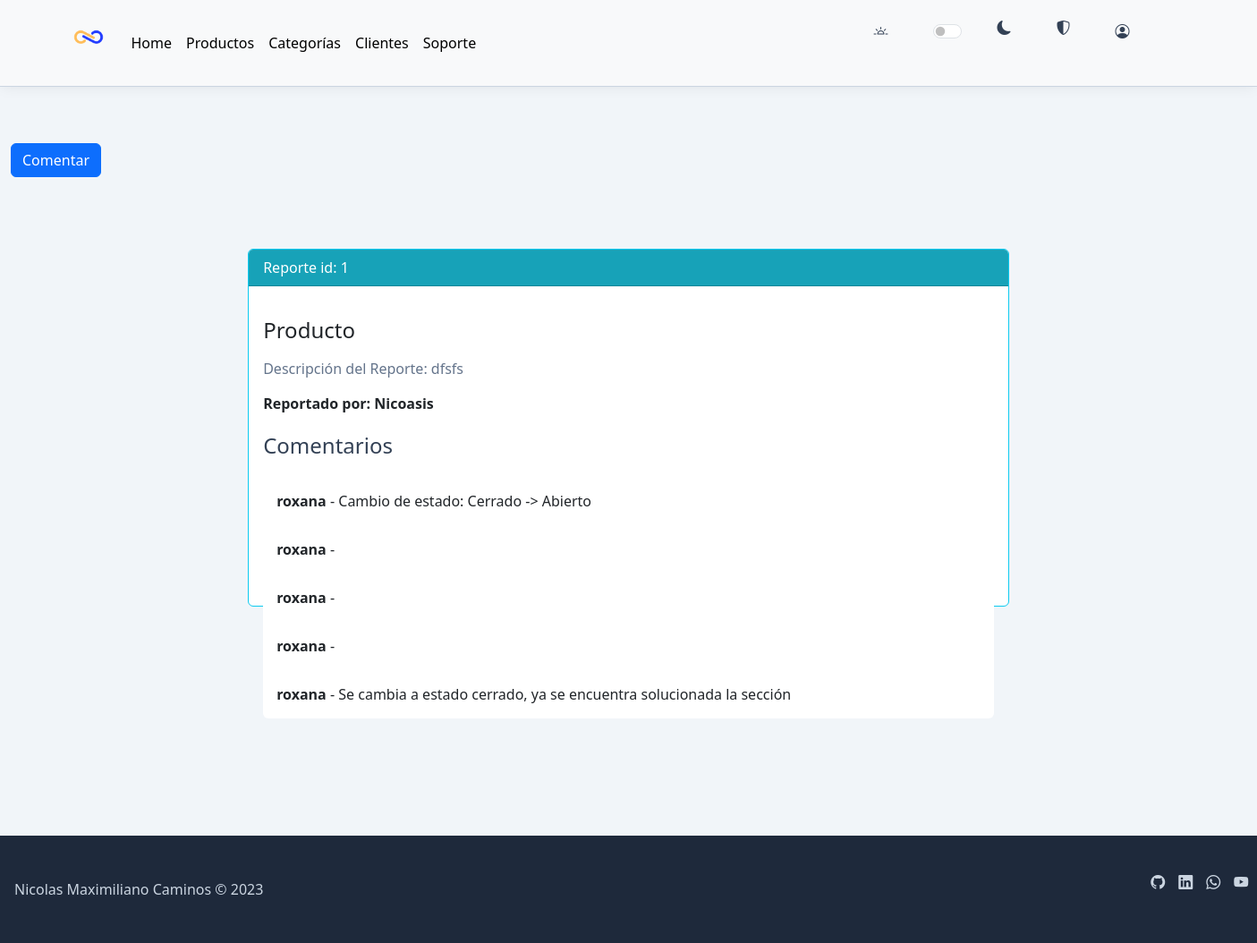
The page /trekking/1/ (signed in) on the database its author committed.
### AppInfinity/models.py (models this page shows, shortened)
class Trekking(models.Model):
    ESTADO_CHOICES = [
        ('Abierto', 'Abierto'),
        ('En Curso', 'En Curso'),
        ('Cerrado', 'Cerrado'),
    ]
    nombre = models.CharField(max_length=255)
    descripcion = models.TextField()
    fecha_inicio = models.DateField()
    duracion_dias = models.IntegerField(blank=True, null=True)
    dificultad = models.CharField(max_length=20, choices=[('Fácil', 'Fácil'), ('Intermedio', 'Intermedio'), ('Difícil', 'Difícil')], default='Fácil', null=True)
    requisitos = models.TextField(blank=True, null=True)
    usuario = models.ForeignKey(User, on_delete=models.CASCADE)
    estado = models.CharField(max_length=10, choices=ESTADO_CHOICES, default='abierto')
    fecha_cierre = models.DateField(blank=True, null=True)
    last_updated = models.DateTimeField(auto_now=True)

class Comments(models.Model):
    ESTADO_CHOICES = (
        ('Abierto', 'Abierto'),
        ('Cerrado', 'Cerrado'),
        ('En Curso', 'En Curso'),
    )
    usuario = models.ForeignKey(User, on_delete=models.CASCADE)
    trekking = models.ForeignKey(Trekking, on_delete=models.CASCADE, related_name="comments")
    content = models.TextField()
    fecha_creacion = models.DateTimeField(auto_now_add=True)
    imagen = models.ImageField(upload_to='comentario_imagenes/', blank=True, null=True)
    estado = models.CharField(max_length=50, choices=ESTADO_CHOICES, default='Abierto')
    last_updated = models.DateTimeField(auto_now=True)

### AppInfinity/views.py (the view, shortened to what this page needs)
# urls.py: path('trekking/<int:trekking_id>/', TrekkingDetailView.as_view(), name='trekking_detail'),
class TrekkingDetailView(View):
    template_name = 'trekking_detail.html'
    @method_decorator(login_required(login_url='login'))
    def dispatch(self, request, *args, **kwargs):
        return super().dispatch(request, *args, **kwargs)
    def get(self, request, trekking_id, *args, **kwargs):
        trekking = get_object_or_404(Trekking, id=trekking_id)
        form = CommentForm(trekking, initial={'trekking': trekking})
        comments = trekking.comments.all()
        return render(request, self.template_name, {'trekking': trekking, 'comments': comments, 'form': form})

### AppInfinity/forms.py (shortened to what this page needs)
class CommentForm(forms.ModelForm):
    class Meta:
        model = Comments
        fields = ['content', 'imagen', 'estado']
        widgets = {
            'content': forms.Textarea(attrs={'placeholder': 'Escribe tu comentario'}),
        }
    def __init__(self, trekking, *args, **kwargs):
        super().__init__(*args, **kwargs)
        self.fields['imagen'].required = False
        self.fields['estado'].initial = trekking.estado

### templates/trekking_detail.html (shortened to what this page needs)
{% extends 'base.html' %}
{% block content %}
<button type="button" class="btn btn-primary" data-bs-toggle="modal" data-bs-target="#exampleModal">
    Comentar
  </button>
  <div class="container mt-4">
    <div class="row">
      <div class="col-md-8 mx-auto">
        <div class="card border-info mb-3">
          <div class="card-header">
            Reporte id: {{ trekking.id }}
          </div>
          <div class="card-body">
            <h5 class="card-title">{{ trekking.nombre }}</h5>
            <p class="card-text">Descripción del Reporte: {{ trekking.descripcion }}</p>
            <strong>Reportado por: {{ trekking.usuario }}</strong>
            <ul class="list-group">
                <h4>Comentarios</h4>
              {% if comments %}
                {% for comment in comments %}
                  <li class="list-group-item">
                    <div class="d-flex justify-content-between align-items-center">
                      <div>
                        <strong>{{ comment.usuario.username }}</strong> - {{ comment.content }}
                      </div>
                    </div>
                  </li>
                {% endfor %}
              {% else %}
                <li class="list-group-item">No hay comentarios aún.</li>
              {% endif %}
            </ul>
          </div>
        </div>
      </div>
    </div>
  </div>
{% endblock %}

### static/css/style.css (style rules this page uses)
:root { color-scheme: light; overflow-y: auto; overflow-x: hidden; }
body { height: 100%; text-rendering: optimizeLegibility; -webkit-font-smoothing: antialiased; -moz-osx-fontt-smoothing: grayscale; -webkit-text-size-adjust: 100%; -webkit-top-highlight-color: transparent; color: var(--infinity-body-text-color, #64748b) !important; line-height: var(--infinity-line-height-base, 1.5); font-weight: var(--infinity-font-weigth-base, 400); background-color: var(--infinity-body-bg-color, #f1f5f9) !important; font-family: var(--infinity-font-primary, ui-sans-serif, system-ui, -apple-system, BlinkMacSystemFont, "Segoe UI", Roboto, "Helvetica Neue", Arial, "Noto Sans", sans-serif, "Apple Color Emoji", "Segoe UI Emoji", "Segoe UI Symbol", "Noto Color Emoji"); transition: 1000ms; }
h1, h2, h3, h4, h5, h6 { color: var(--infinity-heading-text-color, #334155); font-weight: 500; line-height: 1.25; font-family: var(--infinity-font-secondary, ui-sans-serif, system-ui, -apple-system, BlinkMacSystemFont, "Segoe UI", Roboto, "Helvetica Neue", Arial, "Noto Sans", sans-serif, "Apple Color Emoji", "Segoe UI Emoji", "Segoe UI Symbol", "Noto Color Emoji"); }
h4 { margin: 20px 0; font-size: 24px; }
h5 { margin: 18px 0; font-size: 20px; }
p { color: var(--infinity-body-text-color, #64748b); margin: 16px 0; font-weight: 1.5; }
.container { width: 100%; display: block; max-width: 1320px; margin-left: auto; margin-right: auto; padding-left: 16px; padding-right: 16px; }
:where(:root) { cursor: default; line-height: 1.5; overflow-wrap: break-word; -moz-tab-size: 4; tab-size: 4; -webkit-tap-highlight-color: transparent; -webkit-text-size-adjust: 100%; }
:where(body) { margin: 0; }
:where(b, strong) { font-weight: bolder; }
:where(button, input, select) { margin: 0; }
:where(button, [type=button i], [type=reset i], [type=submit i]) { -webkit-appearance: button; }
html { scroll-behavior: smooth; }
body main .row { margin-top: 10vh; }
body .card { position: relative; display: grid; height: 400px; }
body .card { margin-bottom: 20px; }
body .card .card-header { background-color: #17a2b8; color: #fff; }
body .card .card-title { font-size: 1.5rem; margin-bottom: 10px; }
body .card .card-text { margin-bottom: 15px; }
body .card .list-group-item { border: none; padding: 15px; }

### rows shown on the page
Trekking: id "1", nombre "Producto", descripcion "dfsfs", usuario "Nicoasis"
Comments: usuario.username "roxana", content "Cambio de estado: Cerrado -> Abierto"
Comments: usuario.username "roxana"
Comments: usuario.username "roxana"
Comments: usuario.username "roxana"
Comments: usuario.username "roxana", content "Se cambia a estado cerrado, ya se encuentra solucionada la sección"
